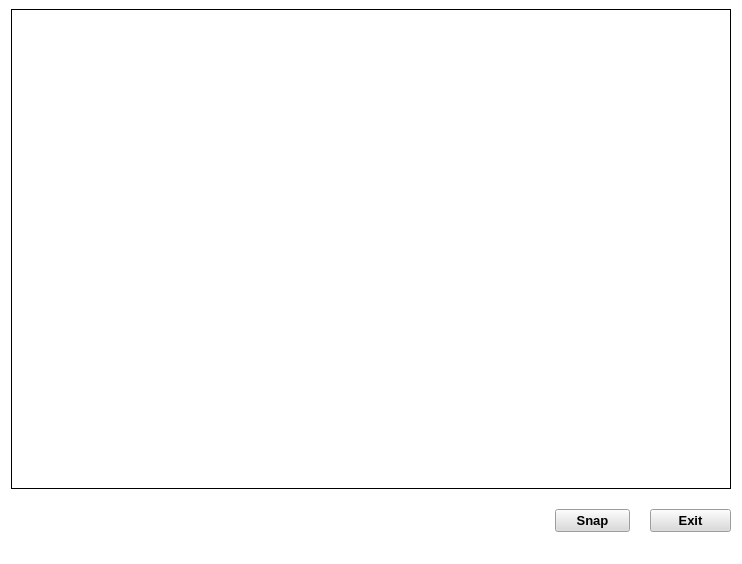
<?xml version="1.0" encoding="UTF-8"?>
<ui version="4.0">
 <class>image_cap</class>
 <widget class="QMainWindow" name="image_cap">
  <property name="geometry">
   <rect>
    <x>0</x>
    <y>0</y>
    <width>742</width>
    <height>564</height>
   </rect>
  </property>
  <property name="windowTitle">
   <string>Image_capture</string>
  </property>
  <property name="windowIcon">
   <iconset>
    <normaloff>favasl.png</normaloff>favasl.png</iconset>
  </property>
  <property name="autoFillBackground">
   <bool>false</bool>
  </property>
  <property name="styleSheet">
   <string notr="true">background-color: rgb(255, 255, 255);</string>
  </property>
  <property name="documentMode">
   <bool>false</bool>
  </property>
  <widget class="QWidget" name="centralwidget">
   <widget class="QPushButton" name="btn_back">
    <property name="geometry">
     <rect>
      <x>650</x>
      <y>509</y>
      <width>81</width>
      <height>23</height>
     </rect>
    </property>
    <property name="font">
     <font>
      <pointsize>10</pointsize>
      <weight>75</weight>
      <bold>true</bold>
     </font>
    </property>
    <property name="styleSheet">
     <string notr="true">background-color: rgb(218, 218, 218);</string>
    </property>
    <property name="text">
     <string>Exit</string>
    </property>
    <property name="icon">
     <iconset>
      <normaloff>back.png</normaloff>back.png</iconset>
    </property>
    <property name="shortcut">
     <string>Backspace</string>
    </property>
   </widget>
   <widget class="QPushButton" name="btn_snap">
    <property name="geometry">
     <rect>
      <x>555</x>
      <y>509</y>
      <width>75</width>
      <height>23</height>
     </rect>
    </property>
    <property name="font">
     <font>
      <pointsize>10</pointsize>
      <weight>75</weight>
      <bold>true</bold>
     </font>
    </property>
    <property name="styleSheet">
     <string notr="true">background-color: rgb(218, 218, 218);</string>
    </property>
    <property name="text">
     <string>Snap</string>
    </property>
    <property name="icon">
     <iconset>
      <normaloff>snap.png</normaloff>snap.png</iconset>
    </property>
    <property name="shortcut">
     <string>S</string>
    </property>
   </widget>
   <widget class="QLabel" name="lbl_cam">
    <property name="geometry">
     <rect>
      <x>11</x>
      <y>9</y>
      <width>720</width>
      <height>480</height>
     </rect>
    </property>
    <property name="frameShape">
     <enum>QFrame::Box</enum>
    </property>
    <property name="text">
     <string/>
    </property>
   </widget>
  </widget>
  <widget class="QStatusBar" name="statusbar"/>
 </widget>
 <resources/>
 <connections/>
</ui>
